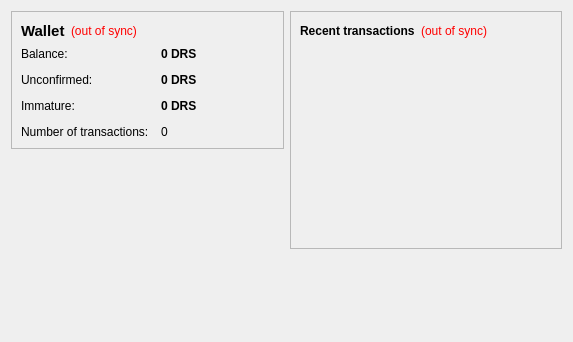
<?xml version="1.0" encoding="UTF-8"?>
<ui version="4.0">
 <class>OverviewPage</class>
 <widget class="QWidget" name="OverviewPage">
  <property name="geometry">
   <rect>
    <x>0</x>
    <y>0</y>
    <width>573</width>
    <height>342</height>
   </rect>
  </property>
  <property name="windowTitle">
   <string>Form</string>
  </property>
  <layout class="QHBoxLayout" name="horizontalLayout" stretch="1,1">
   <item>
    <layout class="QVBoxLayout" name="verticalLayout_2">
     <item>
      <widget class="QFrame" name="frame">
       <property name="frameShape">
        <enum>QFrame::StyledPanel</enum>
       </property>
       <property name="frameShadow">
        <enum>QFrame::Raised</enum>
       </property>
       <layout class="QVBoxLayout" name="verticalLayout_4">
        <item>
         <layout class="QHBoxLayout" name="horizontalLayout_4">
          <item>
           <widget class="QLabel" name="label_5">
            <property name="font">
             <font>
              <pointsize>11</pointsize>
              <weight>75</weight>
              <bold>true</bold>
             </font>
            </property>
            <property name="text">
             <string>Wallet</string>
            </property>
           </widget>
          </item>
          <item>
           <widget class="QLabel" name="labelWalletStatus">
            <property name="toolTip">
             <string>The displayed information may be out of date. Your wallet automatically synchronizes with the Denarius network after a connection is established, but this process has not completed yet.</string>
            </property>
            <property name="styleSheet">
             <string notr="true">QLabel { color: red; }</string>
            </property>
            <property name="text">
             <string notr="true">(out of sync)</string>
            </property>
            <property name="alignment">
             <set>Qt::AlignLeading|Qt::AlignLeft|Qt::AlignVCenter</set>
            </property>
           </widget>
          </item>
          <item>
           <spacer name="horizontalSpacer_2">
            <property name="orientation">
             <enum>Qt::Horizontal</enum>
            </property>
            <property name="sizeHint" stdset="0">
             <size>
              <width>40</width>
              <height>20</height>
             </size>
            </property>
           </spacer>
          </item>
         </layout>
        </item>
        <item>
         <layout class="QFormLayout" name="formLayout_2">
          <property name="fieldGrowthPolicy">
           <enum>QFormLayout::AllNonFixedFieldsGrow</enum>
          </property>
          <property name="horizontalSpacing">
           <number>12</number>
          </property>
          <property name="verticalSpacing">
           <number>12</number>
          </property>
          <item row="0" column="0">
           <widget class="QLabel" name="label">
            <property name="text">
             <string>Balance:</string>
            </property>
           </widget>
          </item>
          <item row="0" column="1">
           <widget class="QLabel" name="labelBalance">
            <property name="font">
             <font>
              <weight>75</weight>
              <bold>true</bold>
             </font>
            </property>
            <property name="cursor">
             <cursorShape>IBeamCursor</cursorShape>
            </property>
            <property name="toolTip">
             <string>Your current balance</string>
            </property>
            <property name="text">
             <string notr="true">0 DRS</string>
            </property>
            <property name="textInteractionFlags">
             <set>Qt::LinksAccessibleByMouse|Qt::TextSelectableByKeyboard|Qt::TextSelectableByMouse</set>
            </property>
           </widget>
          </item>
          <item row="1" column="0">
           <widget class="QLabel" name="label_3">
            <property name="text">
             <string>Unconfirmed:</string>
            </property>
           </widget>
          </item>
          <item row="1" column="1">
           <widget class="QLabel" name="labelUnconfirmed">
            <property name="font">
             <font>
              <weight>75</weight>
              <bold>true</bold>
             </font>
            </property>
            <property name="cursor">
             <cursorShape>IBeamCursor</cursorShape>
            </property>
            <property name="toolTip">
             <string>Total of transactions that have yet to be confirmed, and do not yet count toward the current balance</string>
            </property>
            <property name="text">
             <string notr="true">0 DRS</string>
            </property>
            <property name="textInteractionFlags">
             <set>Qt::LinksAccessibleByMouse|Qt::TextSelectableByKeyboard|Qt::TextSelectableByMouse</set>
            </property>
           </widget>
          </item>
          <item row="3" column="0">
           <widget class="QLabel" name="label_2">
            <property name="text">
             <string>Number of transactions:</string>
            </property>
           </widget>
          </item>
          <item row="3" column="1">
           <widget class="QLabel" name="labelNumTransactions">
            <property name="toolTip">
             <string>Total number of transactions in wallet</string>
            </property>
            <property name="text">
             <string notr="true">0</string>
            </property>
           </widget>
          </item>
          <item row="2" column="0">
           <widget class="QLabel" name="labelImmatureText">
            <property name="text">
             <string>Immature:</string>
            </property>
           </widget>
          </item>
          <item row="2" column="1">
           <widget class="QLabel" name="labelImmature">
            <property name="font">
             <font>
              <weight>75</weight>
              <bold>true</bold>
             </font>
            </property>
            <property name="toolTip">
             <string>Mined balance that has not yet matured</string>
            </property>
            <property name="text">
             <string notr="true">0 DRS</string>
            </property>
            <property name="textInteractionFlags">
             <set>Qt::LinksAccessibleByMouse|Qt::TextSelectableByKeyboard|Qt::TextSelectableByMouse</set>
            </property>
           </widget>
          </item>
         </layout>
        </item>
       </layout>
      </widget>
     </item>
     <item>
      <spacer name="verticalSpacer">
       <property name="orientation">
        <enum>Qt::Vertical</enum>
       </property>
       <property name="sizeHint" stdset="0">
        <size>
         <width>20</width>
         <height>40</height>
        </size>
       </property>
      </spacer>
     </item>
    </layout>
   </item>
   <item>
    <layout class="QVBoxLayout" name="verticalLayout_3">
     <item>
      <widget class="QFrame" name="frame_2">
       <property name="frameShape">
        <enum>QFrame::StyledPanel</enum>
       </property>
       <property name="frameShadow">
        <enum>QFrame::Raised</enum>
       </property>
       <layout class="QVBoxLayout" name="verticalLayout">
        <item>
         <layout class="QHBoxLayout" name="horizontalLayout_2">
          <item>
           <widget class="QLabel" name="label_4">
            <property name="text">
             <string>&lt;b&gt;Recent transactions&lt;/b&gt;</string>
            </property>
           </widget>
          </item>
          <item>
           <widget class="QLabel" name="labelTransactionsStatus">
            <property name="toolTip">
             <string>The displayed information may be out of date. Your wallet automatically synchronizes with the Denarius network after a connection is established, but this process has not completed yet.</string>
            </property>
            <property name="styleSheet">
             <string notr="true">QLabel { color: red; }</string>
            </property>
            <property name="text">
             <string notr="true">(out of sync)</string>
            </property>
            <property name="alignment">
             <set>Qt::AlignRight|Qt::AlignTrailing|Qt::AlignVCenter</set>
            </property>
           </widget>
          </item>
          <item>
           <spacer name="horizontalSpacer">
            <property name="orientation">
             <enum>Qt::Horizontal</enum>
            </property>
            <property name="sizeHint" stdset="0">
             <size>
              <width>40</width>
              <height>20</height>
             </size>
            </property>
           </spacer>
          </item>
         </layout>
        </item>
        <item>
         <widget class="QListView" name="listTransactions">
          <property name="styleSheet">
           <string notr="true">QListView { background: transparent; }</string>
          </property>
          <property name="frameShape">
           <enum>QFrame::NoFrame</enum>
          </property>
          <property name="verticalScrollBarPolicy">
           <enum>Qt::ScrollBarAlwaysOff</enum>
          </property>
          <property name="horizontalScrollBarPolicy">
           <enum>Qt::ScrollBarAlwaysOff</enum>
          </property>
          <property name="selectionMode">
           <enum>QAbstractItemView::NoSelection</enum>
          </property>
         </widget>
        </item>
       </layout>
      </widget>
     </item>
     <item>
      <spacer name="verticalSpacer_2">
       <property name="orientation">
        <enum>Qt::Vertical</enum>
       </property>
       <property name="sizeHint" stdset="0">
        <size>
         <width>20</width>
         <height>40</height>
        </size>
       </property>
      </spacer>
     </item>
    </layout>
   </item>
  </layout>
 </widget>
 <resources/>
 <connections/>
</ui>
